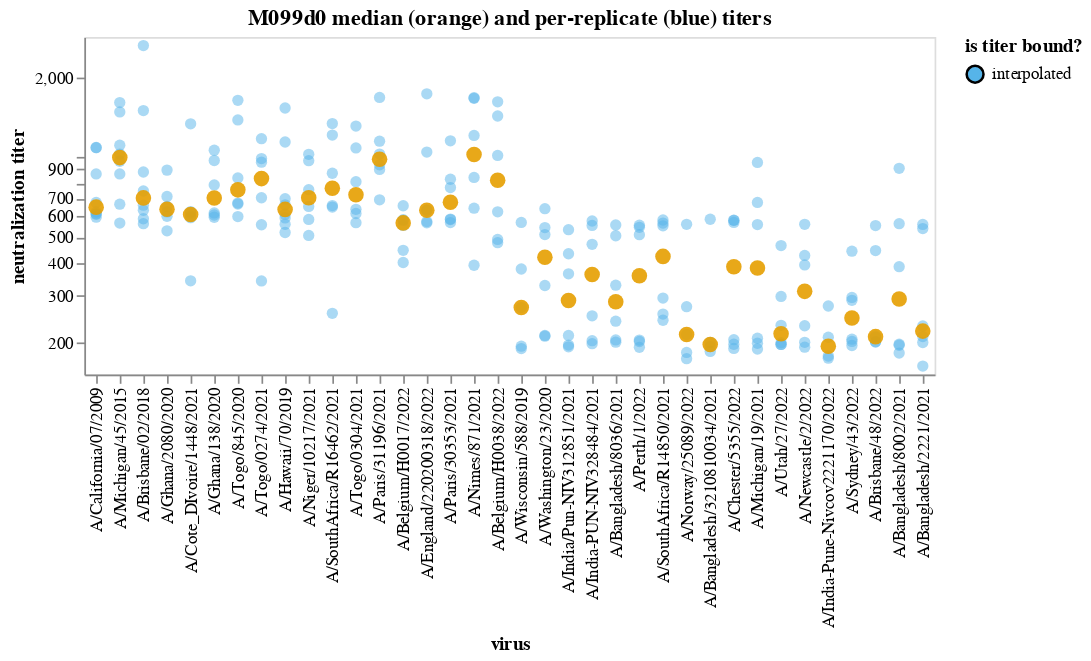

Notebook code cell kept with this figure:
### Markdown cell above
Plot the per-replicate and median titers:

### Code cell
virus_selection = alt.selection_point(fields=["virus"], on="mouseover", empty=False)

per_rep_chart = (
    alt.Chart(per_rep_titers)
    .encode(
        alt.X("virus", sort=viruses),
        alt.Y(
            "nt50",
            title="neutralization titer",
            scale=alt.Scale(nice=False, padding=5, type="log"),
        ),
        alt.Shape("nt50_bound", title="is titer bound?"),
        strokeWidth=alt.condition(virus_selection, alt.value(2), alt.value(0)),
        tooltip=[
            alt.Tooltip(c, format=".3g") if per_rep_titers[c].dtype == float else c
            for c in per_rep_titers if c != "serum"
        ],
    )
    .mark_point(size=45, filled=True, fillOpacity=0.5, strokeOpacity=1, stroke="black", color="#56B4E9")
)

median_chart = (
    alt.Chart(median_titers)
    .encode(
        alt.X("virus", sort=viruses),
        alt.Y(
            "nt50",
            title="neutralization titer",
            scale=alt.Scale(nice=False, padding=5, type="log"),
        ),
        alt.Shape("nt50_bound", title="is titer bound?"),
        strokeWidth=alt.condition(virus_selection, alt.value(2), alt.value(0)),
        tooltip=[
            alt.Tooltip(c, format=".3g") if median_titers[c].dtype == float else c
            for c in median_titers if c != "serum"
        ],
    )
    .mark_point(color="#E69F00", size=85, filled=True, fillOpacity=0.9, strokeOpacity=1, stroke="black")
)

titer_chart = (
    (per_rep_chart + median_chart)
    .add_params(virus_selection)
    .properties(
        width=alt.Step(14),
        height=200,
        title=f"{serum} median (orange) and per-replicate (blue) titers",
    )
    .configure_axis(grid=False)
)

titer_chart

### Figure 1 — Vega-Lite specification as saved in the notebook (floating-point values rounded to 4 significant figures; data arrays with more than 128 entries replaced by an {"elided": "..."} marker saying what was removed)
{"config": {"view": {"continuousWidth": 300, "continuousHeight": 300}, "axis": {"grid": false}}, "layer": [{"data": {"name": "data-c85cdbdd0d6a048e208f08cad1484714"}, "mark": {"type": "point", "color": "#56B4E9", "fillOpacity": 0.5, "filled": true, "size": 45, "stroke": "black", "strokeOpacity": 1}, "encoding": {"shape": {"field": "nt50_bound", "title": "is titer bound?", "type": "nominal"}, "strokeWidth": {"condition": {"param": "param_1", "value": 2, "empty": false}, "value": 0}, "tooltip": [{"field": "replicate", "type": "nominal"}, {"field": "virus", "type": "nominal"}, {"field": "nt50", "format": ".3g", "type": "quantitative"}, {"field": "nt50_bound", "type": "nominal"}], "x": {"field": "virus", "sort": ["A/California/07/2009", "A/Michigan/45/2015", "A/Brisbane/02/2018", "A/Ghana/2080/2020", "A/Cote_DIvoire/1448/2021", "A/Ghana/138/2020", "A/Togo/845/2020", "A/Togo/0274/2021", "A/Hawaii/70/2019", "A/Niger/10217/2021", "A/SouthAfrica/R16462/2021", "A/Togo/0304/2021", "A/Paris/31196/2021", "A/Belgium/H0017/2022", "A/England/220200318/2022", "A/Paris/30353/2021", "A/Nimes/871/2021", "A/Belgium/H0038/2022", "A/Wisconsin/588/2019", "A/Washington/23/2020", "A/India/Pun-NIV312851/2021", "A/India-PUN-NIV328484/2021", "A/Bangladesh/8036/2021", "A/Perth/1/2022", "A/SouthAfrica/R14850/2021", "A/Norway/25089/2022", "A/Bangladesh/3210810034/2021", "A/Chester/5355/2022", "A/Michigan/19/2021", "A/Utah/27/2022", "A/Newcastle/2/2022", "A/India-Pune-Nivcov2221170/2022", "A/Sydney/43/2022", "A/Brisbane/48/2022", "A/Bangladesh/8002/2021", "A/Bangladesh/2221/2021"], "type": "nominal"}, "y": {"field": "nt50", "scale": {"nice": false, "padding": 5, "type": "log"}, "title": "neutralization titer", "type": "quantitative"}}, "name": "view_1"}, {"data": {"name": "data-3de1cfe0a9fa3d3aa18999e4700071f5"}, "mark": {"type": "point", "color": "#E69F00", "fillOpacity": 0.9, "filled": true, "size": 85, "stroke": "black", "strokeOpacity": 1}, "encoding": {"shape": {"field": "nt50_bound", "title": "is titer bound?", "type": "nominal"}, "strokeWidth": {"condition": {"param": "param_1", "value": 2, "empty": false}, "value": 0}, "tooltip": [{"field": "virus", "type": "nominal"}, {"field": "nt50", "format": ".3g", "type": "quantitative"}, {"field": "n_replicates", "type": "quantitative"}, {"field": "nt50_stderr", "format": ".3g", "type": "quantitative"}, {"field": "nt50_bound", "type": "nominal"}], "x": {"field": "virus", "sort": ["A/California/07/2009", "A/Michigan/45/2015", "A/Brisbane/02/2018", "A/Ghana/2080/2020", "A/Cote_DIvoire/1448/2021", "A/Ghana/138/2020", "A/Togo/845/2020", "A/Togo/0274/2021", "A/Hawaii/70/2019", "A/Niger/10217/2021", "A/SouthAfrica/R16462/2021", "A/Togo/0304/2021", "A/Paris/31196/2021", "A/Belgium/H0017/2022", "A/England/220200318/2022", "A/Paris/30353/2021", "A/Nimes/871/2021", "A/Belgium/H0038/2022", "A/Wisconsin/588/2019", "A/Washington/23/2020", "A/India/Pun-NIV312851/2021", "A/India-PUN-NIV328484/2021", "A/Bangladesh/8036/2021", "A/Perth/1/2022", "A/SouthAfrica/R14850/2021", "A/Norway/25089/2022", "A/Bangladesh/3210810034/2021", "A/Chester/5355/2022", "A/Michigan/19/2021", "A/Utah/27/2022", "A/Newcastle/2/2022", "A/India-Pune-Nivcov2221170/2022", "A/Sydney/43/2022", "A/Brisbane/48/2022", "A/Bangladesh/8002/2021", "A/Bangladesh/2221/2021"], "type": "nominal"}, "y": {"field": "nt50", "scale": {"nice": false, "padding": 5, "type": "log"}, "title": "neutralization titer", "type": "quantitative"}}}], "height": 200, "params": [{"name": "param_1", "select": {"type": "point", "fields": ["virus"], "on": "mouseover"}, "views": ["view_1"]}], "title": "M099d0 median (orange) and per-replicate (blue) titers", "width": {"step": 14}, "$schema": "https://vega.github.io/schema/vega-lite/v5.15.1.json", "datasets": {"data-c85cdbdd0d6a048e208f08cad1484714": {"elided": "218 records"}, "data-3de1cfe0a9fa3d3aa18999e4700071f5": [{"serum": "M099d0", "virus": "A/Bangladesh/2221/2021", "nt50": 221.1, "n_replicates": 6, "nt50_stderr": 73.84, "nt50_bound": "interpolated"}, {"serum": "M099d0", "virus": "A/Bangladesh/3210810034/2021", "nt50": 196.9, "n_replicates": 4, "nt50_stderr": 97.86, "nt50_bound": "interpolated"}, {"serum": "M099d0", "virus": "A/Bangladesh/8002/2021", "nt50": 292.2, "n_replicates": 6, "nt50_stderr": 117.8, "nt50_bound": "interpolated"}, {"serum": "M099d0", "virus": "A/Bangladesh/8036/2021", "nt50": 285.3, "n_replicates": 6, "nt50_stderr": 63.76, "nt50_bound": "interpolated"}, {"serum": "M099d0", "virus": "A/Belgium/H0017/2022", "nt50": 566.1, "n_replicates": 6, "nt50_stderr": 38.77, "nt50_bound": "interpolated"}, {"serum": "M099d0", "virus": "A/Belgium/H0038/2022", "nt50": 820.1, "n_replicates": 6, "nt50_stderr": 202.5, "nt50_bound": "interpolated"}, {"serum": "M099d0", "virus": "A/Brisbane/02/2018", "nt50": 703.4, "n_replicates": 8, "nt50_stderr": 254.8, "nt50_bound": "interpolated"}, {"serum": "M099d0", "virus": "A/Brisbane/48/2022", "nt50": 210.8, "n_replicates": 6, "nt50_stderr": 63.33, "nt50_bound": "interpolated"}, {"serum": "M099d0", "virus": "A/California/07/2009", "nt50": 649.2, "n_replicates": 8, "nt50_stderr": 76.09, "nt50_bound": "interpolated"}, {"serum": "M099d0", "virus": "A/Chester/5355/2022", "nt50": 386.8, "n_replicates": 6, "nt50_stderr": 84.54, "nt50_bound": "interpolated"}, {"serum": "M099d0", "virus": "A/Cote_DIvoire/1448/2021", "nt50": 608.5, "n_replicates": 6, "nt50_stderr": 137.6, "nt50_bound": "interpolated"}, {"serum": "M099d0", "virus": "A/England/220200318/2022", "nt50": 632.2, "n_replicates": 6, "nt50_stderr": 189.4, "nt50_bound": "interpolated"}, {"serum": "M099d0", "virus": "A/Ghana/138/2020", "nt50": 702.2, "n_replicates": 6, "nt50_stderr": 83.55, "nt50_bound": "interpolated"}, {"serum": "M099d0", "virus": "A/Ghana/2080/2020", "nt50": 637.9, "n_replicates": 6, "nt50_stderr": 51.65, "nt50_bound": "interpolated"}, {"serum": "M099d0", "virus": "A/Hawaii/70/2019", "nt50": 636.5, "n_replicates": 8, "nt50_stderr": 127.0, "nt50_bound": "interpolated"}, {"serum": "M099d0", "virus": "A/India-PUN-NIV328484/2021", "nt50": 361.3, "n_replicates": 6, "nt50_stderr": 72.32, "nt50_bound": "interpolated"}, {"serum": "M099d0", "virus": "A/India-Pune-Nivcov2221170/2022", "nt50": 193.8, "n_replicates": 4, "nt50_stderr": 23.26, "nt50_bound": "interpolated"}, {"serum": "M099d0", "virus": "A/India/Pun-NIV312851/2021", "nt50": 288.4, "n_replicates": 6, "nt50_stderr": 58.69, "nt50_bound": "interpolated"}, {"serum": "M099d0", "virus": "A/Michigan/19/2021", "nt50": 382.9, "n_replicates": 6, "nt50_stderr": 130.2, "nt50_bound": "interpolated"}, {"serum": "M099d0", "virus": "A/Michigan/45/2015", "nt50": 998.0, "n_replicates": 8, "nt50_stderr": 128.7, "nt50_bound": "interpolated"}, {"serum": "M099d0", "virus": "A/Newcastle/2/2022", "nt50": 312.3, "n_replicates": 6, "nt50_stderr": 60.83, "nt50_bound": "interpolated"}, {"serum": "M099d0", "virus": "A/Niger/10217/2021", "nt50": 704.3, "n_replicates": 6, "nt50_stderr": 86.0, "nt50_bound": "interpolated"}, {"serum": "M099d0", "virus": "A/Nimes/871/2021", "nt50": 1025.0, "n_replicates": 6, "nt50_stderr": 219.5, "nt50_bound": "interpolated"}, {"serum": "M099d0", "virus": "A/Norway/25089/2022", "nt50": 214.8, "n_replicates": 5, "nt50_stderr": 71.67, "nt50_bound": "interpolated"}, {"serum": "M099d0", "virus": "A/Paris/30353/2021", "nt50": 677.5, "n_replicates": 6, "nt50_stderr": 92.85, "nt50_bound": "interpolated"}, {"serum": "M099d0", "virus": "A/Paris/31196/2021", "nt50": 983.3, "n_replicates": 6, "nt50_stderr": 138.4, "nt50_bound": "interpolated"}, {"serum": "M099d0", "virus": "A/Perth/1/2022", "nt50": 357.8, "n_replicates": 6, "nt50_stderr": 75.71, "nt50_bound": "interpolated"}, {"serum": "M099d0", "virus": "A/SouthAfrica/R14850/2021", "nt50": 423.2, "n_replicates": 6, "nt50_stderr": 67.79, "nt50_bound": "interpolated"}, {"serum": "M099d0", "virus": "A/SouthAfrica/R16462/2021", "nt50": 764.5, "n_replicates": 6, "nt50_stderr": 163.3, "nt50_bound": "interpolated"}, {"serum": "M099d0", "virus": "A/Sydney/43/2022", "nt50": 247.6, "n_replicates": 6, "nt50_stderr": 38.78, "nt50_bound": "interpolated"}, {"serum": "M099d0", "virus": "A/Togo/0274/2021", "nt50": 831.6, "n_replicates": 6, "nt50_stderr": 126.6, "nt50_bound": "interpolated"}, {"serum": "M099d0", "virus": "A/Togo/0304/2021", "nt50": 723.4, "n_replicates": 6, "nt50_stderr": 122.7, "nt50_bound": "interpolated"}, {"serum": "M099d0", "virus": "A/Togo/845/2020", "nt50": 754.3, "n_replicates": 6, "nt50_stderr": 178.9, "nt50_bound": "interpolated"}, {"serum": "M099d0", "virus": "A/Utah/27/2022", "nt50": 216.2, "n_replicates": 6, "nt50_stderr": 43.03, "nt50_bound": "interpolated"}, {"serum": "M099d0", "virus": "A/Washington/23/2020", "nt50": 420.0, "n_replicates": 6, "nt50_stderr": 74.41, "nt50_bound": "interpolated"}, {"serum": "M099d0", "virus": "A/Wisconsin/588/2019", "nt50": 271.3, "n_replicates": 5, "nt50_stderr": 70.86, "nt50_bound": "interpolated"}]}}
